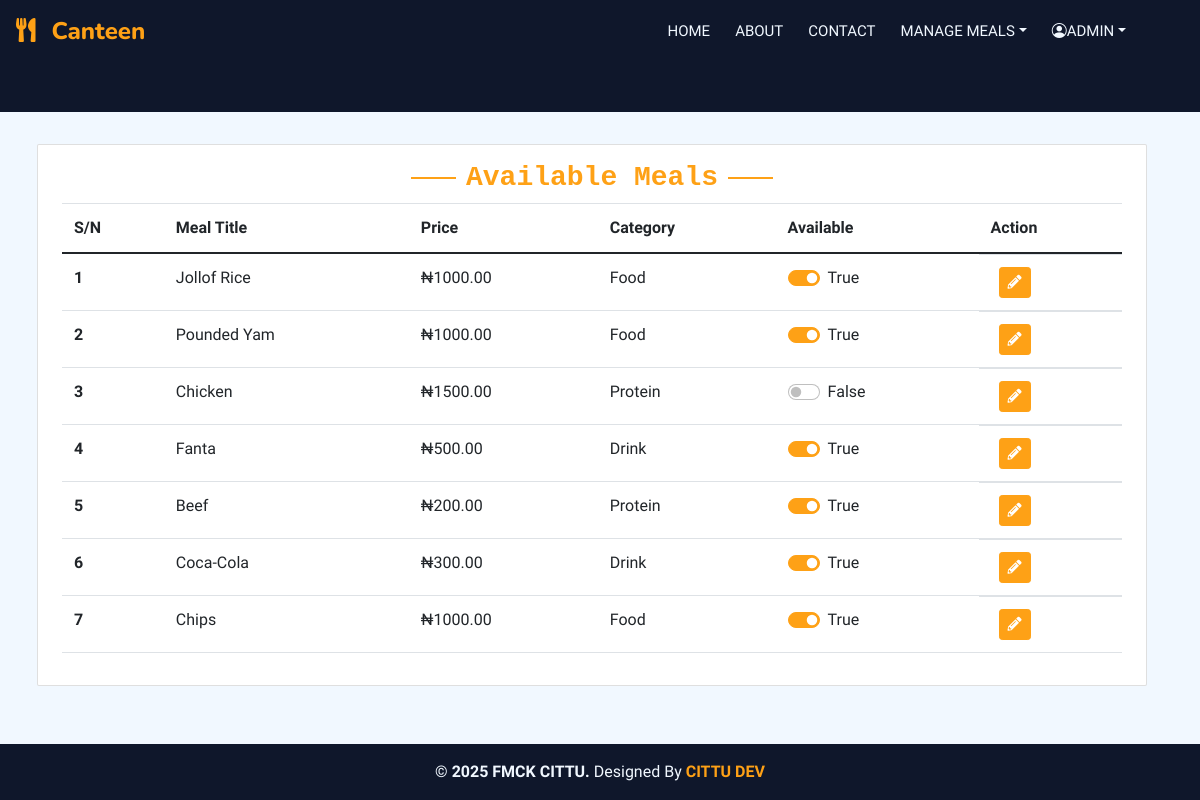
The app's page /canteen_manager (signed in), older data.
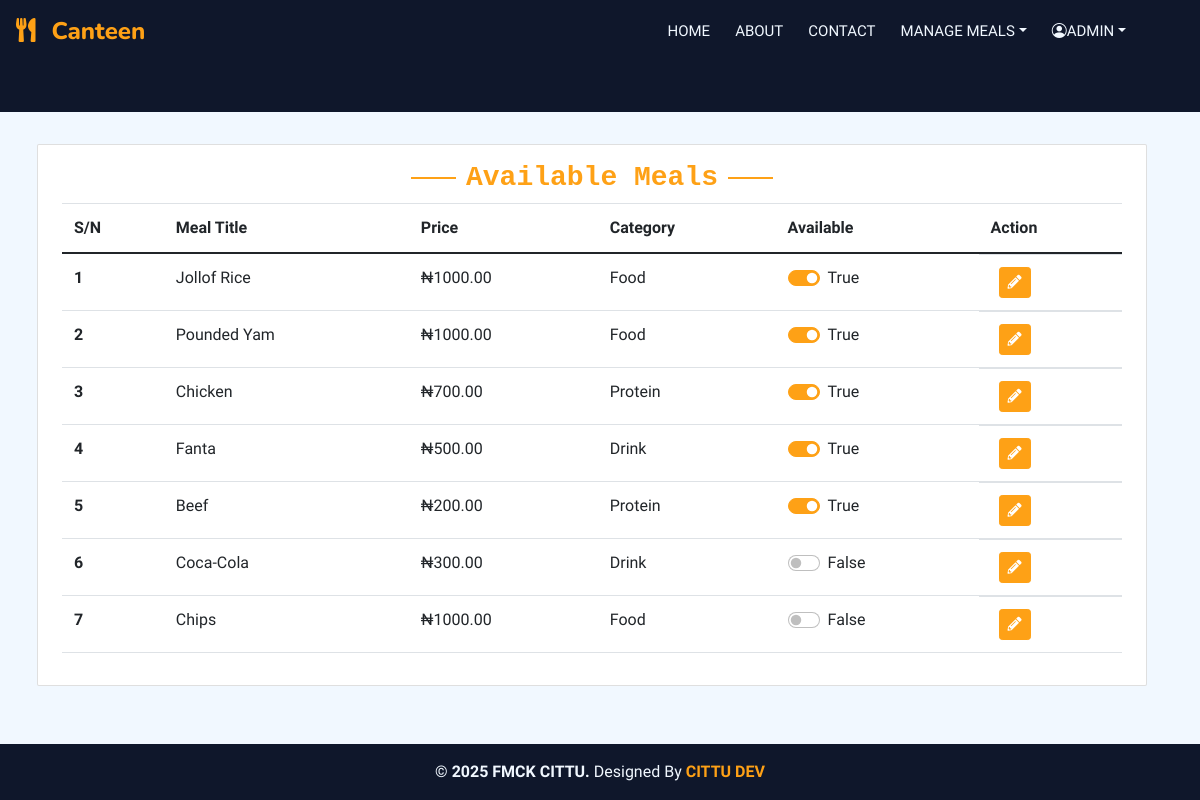
The same page, newer data.
### main/models.py (models this page shows, shortened)
class Meal(models.Model):
    title = models.CharField(max_length=25)
    price = models.DecimalField(max_digits=10, decimal_places=2)
    available = models.BooleanField(default=True)
    category = models.ForeignKey(Category, on_delete=models.SET_NULL, null=True)
    meals_image = models.ImageField(upload_to='meal_image', default='default.png', blank=True,null=True)
    date_created = models.DateTimeField(auto_now_add=True)
    class Meta:
        verbose_name_plural = "Meal"

class Category(models.Model):
    title = models.CharField(blank=True, null=True, max_length=25)
    class Meta:
        verbose_name_plural = "Category"
    def __str__(self):
        return self.title

### main/views.py (the view, shortened to what this page needs)
# urls.py: path('canteen_manager', views.canteen_manager, name="canteen_manager"),
@login_required
@group_required(['Canteen manager','Support','Developer'])
def canteen_manager(request):
    meals = Meal.objects.all()
    category = Category.objects.all()
    context = {'meals': meals, 'category': category}
    return render(request, 'main/canteen_manager.html', context)

### accounts/models.py (called while the page is built)
    def __str__(self):
        return self.title

    def __str__(self):
        return self.title

    def __str__(self):
        return self.title

### templates/main/canteen_manager.html (shortened to what this page needs)
{% extends 'base/base.html' %}
{% block content %}
<div class="container-xxl pt-2 pb-3">
    <div class="container">
        <br>
        <div class="row g-3">
            <div class="card" data-wow-delay="0.1s">
                <div class="card-body table-responsive">
                    <div class="d-flex justify-content-between">
                        <div class="mx-auto">
                            <h3 class="section-title ff-secondary text-center text-primary font-monospace">Available Meals</h3>
                        </div>
                      </div>
                    <table class="table">
                        <thead>
                          <tr>
                            <th scope="col">S/N</th>
                            <th scope="col">Meal Title</th>
                            <th scope="col">Price</th>
                            <th scope="col">Category</th>
                            <th scope="col">Available</th>
                            <th scope="col">Action</th>
                          </tr>
                        </thead>
                        <tbody class="table-group-divider">
                        {% for meal in meals %}
                          <tr>
                            <th scope="row">{{ forloop.counter }}</th>
                            <td>{{ meal.title }}</td>
                            <td>&#8358;{{ meal.price }}</td>
                            <td>{{ meal.category }}</td>
                            <td>
                                <form method="POST" action="{% url 'canteen_manager' %}">
                                    <div class="form-check form-switch">
                                        <input class="form-check-input" type="checkbox" role="switch" id="available_{{ meal.id }}" name="available" onChange="this.form.submit();" {% if meal.available %}checked{% endif %}>
                                        <label class="form-check-label" for="available_{{ meal.id }}">{{ meal.available }}</label>
                                    </div>
                                </form>
                            </td>
                            <td class="d-flex">
                                <button class="btn btn-sm btn-primary mx-2" data-bs-toggle="modal" data-bs-target="#editMealModal{{ meal.id }}" title="Edit"><i class="fas fa-pencil-alt"></i></button>
                            </td>
                          </tr>
                        {% endfor %}
                        </tbody>
                    </table>
                </div>
            </div>
        </div>
    </div>
</div>
{% endblock content %}

Row changes from the older to the newer data that the page shows:
changed Meal "Chicken": price "1500.00" → "700.00"; available "☐" → "☑"; available "False" → "True"
changed Meal "Coca-Cola": available "☑" → "☐"; available "True" → "False"
changed Meal "Chips": available "☑" → "☐"; available "True" → "False"
